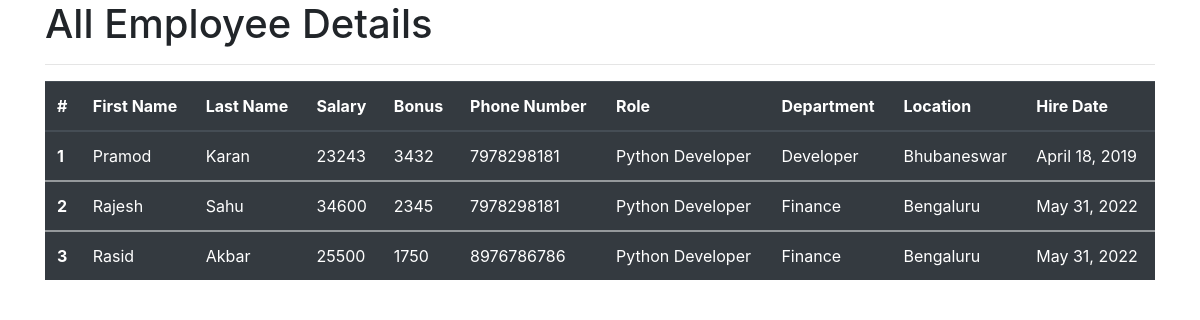
The page /all_emp on the database as committed earlier.
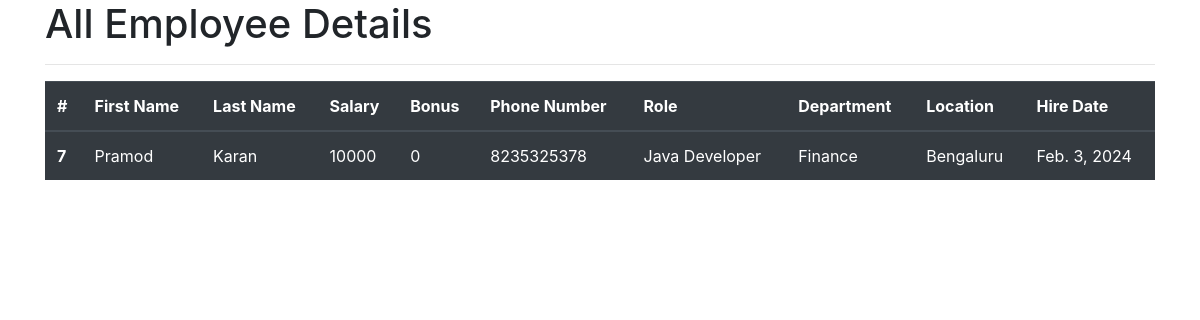
The same page on the database as committed later.
### emp_app/models.py (models this page shows, shortened)
class Employee(models.Model):
	emp_id = models.IntegerField(null=False)
	first_name = models.CharField(max_length=30, null=False)
	last_name = models.CharField(max_length=30)
	age = models.IntegerField()
	dept = models.ForeignKey(Department, on_delete=models.CASCADE)
	sal = models.IntegerField(default=0)
	bonus = models.IntegerField(default=0)
	role = models.ForeignKey(Role, on_delete=models.CASCADE)
	phone = models.IntegerField()
	email = models.EmailField(max_length=50)
	hire_date = models.DateField()
	username = models.CharField(max_length=15, null=False)
	password = models.CharField(max_length=15, default = "Welcome*123")
	def __str__(self):
		return "%s %s %s" %(self.first_name,self.last_name,self.phone)

class Role(models.Model):
	name = models.CharField(max_length=100, null=False)

class Department(models.Model):
	name = models.CharField(max_length=100,null=False)
	location = models.CharField (max_length=100)

### emp_app/views.py (the view)
# urls.py: path('all_emp', all_emp),
def all_emp(request):
	emps = Employee.objects.all()
	context = {
		'emps':emps
			}
	print(context)
	return render(request,'all_emp.html',context)

### emp_app/templates/all_emp.html (shortened to what this page needs)
<!doctype html>
<html lang="en">
  <head>
    <link rel="stylesheet" href="https://cdn.jsdelivr.net/npm/bootstrap@4.6.1/dist/css/bootstrap.min.css">
  </head>
  <body>
<div class="container">
 	 <h1>All Employee Details</h1>
	<hr>
   <table class="table table-dark">
  <thead>
    <tr>
      <th scope="col">#</th>
      <th scope="col">First Name</th>
      <th scope="col">Last Name</th>
      <th scope="col">Salary</th>
	<th scope="col">Bonus</th>
	<th scope="col">Phone Number</th>
	<th scope="col">Role</th>
	<th scope="col">Department</th>
	<th scope="col">Location</th>
	<th scope="col">Hire Date</th>
    </tr>
  </thead>
	{% for emp in emps %}
  <tbody>
    <tr>
      	<th scope="row">{{emp.id}}</th>
		<td>{{emp.first_name}}</td>
		<td>{{emp.last_name}}</td>
		<td>{{emp.sal}}</td>
		<td>{{emp.bonus}}</td>
		<td>{{emp.phone}}</td>
		<td>{{emp.role.name}}</td>
		<td>{{emp.dept.name}}</td>
		<td>{{emp.dept.location}}</td>
		<td>{{emp.hire_date}}</td>
    </tr>
  </tbody>
	{% endfor %}
</table>
  </body>
</html>

Rows that differ between the two databases and show on the page:
removed Employee: id "1", first_name "Pramod", last_name "Karan", sal "23243", bonus "3432", phone "7978298181", role.name "Python Developer", dept.name "Developer", dept.location "Bhubaneswar", hire_date "April 18, 2019"
removed Employee: id "2", first_name "Rajesh", last_name "Sahu", sal "34600", bonus "2345", phone "7978298181", role.name "Python Developer", dept.name "Finance", dept.location "Bengaluru", hire_date "May 31, 2022"
removed Employee: id "3", first_name "Rasid", last_name "Akbar", sal "25500", bonus "1750", phone "8976786786", role.name "Python Developer", dept.name "Finance", dept.location "Bengaluru", hire_date "May 31, 2022"
added Employee: id "7", first_name "Pramod", last_name "Karan", sal "10000", bonus "0", phone "8235325378", role.name "Java Developer", dept.name "Finance", dept.location "Bengaluru", hire_date "Feb. 3, 2024"
